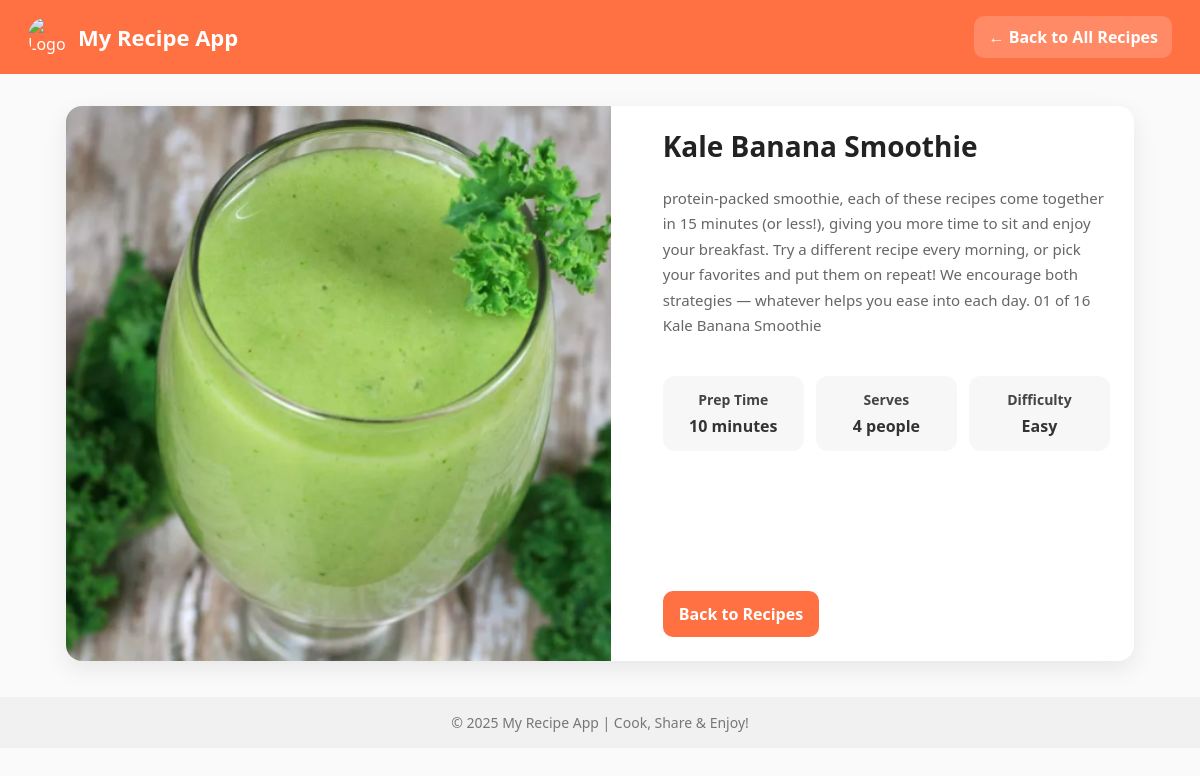
Screenshot of /detail_page/12/ with the database file from the repository.
### recipe_app/models.py (models this page shows)
class recipe_model(models.Model):
    recipe_name=models.CharField(max_length=20)
    description=models.TextField()
    image=models.ImageField(upload_to="recipes/")

### recipe_app/views.py (the view)
# urls.py: path("detail_page/<int:pk>/",views.detail_page,name="detail_page"),
def detail_page(request,pk):
    try:
        data=recipe_model.objects.get(pk=pk)
    except recipe_model.DoesNotExist:
        return HttpResponse("error",status=404)
    return render(request,"recipe_app/recipe_detail.html",{"data":data})

### recipe_app/templates/recipe_app/recipe_detail.html (shortened to what this page needs)
{% load static %}
<!DOCTYPE html>
<html lang="en">
<head>
  <link rel="stylesheet" href={% static 'recipe_app/recipe_detail.css' %} />
</head>
<body>
  <header class="header">
    <div class="logo">
      <img src="https://img.icons8.com/ios-filled/50/ffffff/chef-hat.png" alt="Logo">
      <h1>My Recipe App</h1>
    </div>
    <nav class="nav">
      <a class="btn btn-light" href="recipe_list.html">← Back to All Recipes</a>
    </nav>
  </header>
  <main class="container">
    <article class="detail-card">
      <div class="media">
        <img src="{{data.image.url}}" alt="{{data.name}}">
      </div>
      <div class="content">
        <h2 class="title">{{data.recipe_name}}</h2>
        <p class="description">
          {{data.description}}
        </p>
        <div class="info-grid">
          <div class="info">
            <h4>Prep Time</h4>
            <p>10 minutes</p>
          </div>
          <div class="info">
            <h4>Serves</h4>
            <p>4 people</p>
          </div>
          <div class="info">
            <h4>Difficulty</h4>
            <p>Easy</p>
          </div>
        </div>
        <div class="actions">
          <a href="{% url "view_recipe_page" %}" class="btn">Back to Recipes</a>
        </div>
      </div>
    </article>
  </main>
  <footer class="footer">
    © 2025 My Recipe App | Cook, Share & Enjoy!
  </footer>
</body>
</html>

### recipe_app/static/recipe_app/recipe_detail.css (style rules this page uses)
:root { --brand:#ff7043; --brand-dark:#e85c2d; --text:#333; --muted:#666; --bg:#fafafa; --card:#fff; --shadow:0 8px 24px rgba(0,0,0,.08); --radius:16px; }
* { box-sizing:border-box }
body { margin:0; font-family: 'Segoe UI', Tahoma, Geneva, Verdana, sans-serif; color:var(--text); background:var(--bg); }
.header { background:var(--brand); color:#fff; padding:16px 28px; display:flex; align-items:center; justify-content:space-between; }
.logo { display:flex;align-items:center;gap:10px }
.logo img { width:40px;height:40px;border-radius:50% }
.logo h1 { margin:0;font-size:22px;font-weight:700 }
.nav .btn-light { background:rgba(255,255,255,.18); color:#fff; padding:10px 14px; border-radius:10px; text-decoration:none; font-weight:600; transition:.25s; }
.container { max-width:1100px; margin:32px auto; padding:0 16px; }
.detail-card { display:grid; grid-template-columns: 1.1fr 1fr; gap:28px; background:var(--card); border-radius:var(--radius); box-shadow:var(--shadow); overflow:hidden; }
.media img { width:100%; height:100%; max-height:640px; object-fit:cover; display:block; }
.content { padding:24px; display:flex; flex-direction:column; gap:14px; }
.title { margin:0; font-size:28px; line-height:1.2; color:#222; }
.description { color:var(--muted); line-height:1.7; font-size:15px; margin-top:8px; }
.info-grid { display:grid; grid-template-columns: repeat(3, 1fr); gap:12px; margin-top:8px; }
.info { background:#f7f7f7; border-radius:12px; padding:14px; text-align:center; }
.info h4 { margin:0 0 6px; font-size:14px; color:#444; }
.info p { margin:0; font-weight:700; }
.actions { margin-top:auto }
.btn { display:inline-block; background:var(--brand); color:#fff; text-decoration:none; padding:12px 16px; border-radius:10px; font-weight:700; transition:.25s; }
.footer { text-align:center; padding:16px; margin-top:36px; background:#f1f1f1; color:#777; font-size:14px; }

### rows the page displays
recipe_model: image (picture), recipe_name "Kale Banana Smoothie", description "protein-packed smoothie, each of these recipes come together in 15 minutes (or less!), giving you more time to sit and enjoy your breakfast. Try a different recipe every morning, or pick your favorites and put them on repeat! We encourage both strategies — whatever helps you ease into each day. 01 of 16 Kale Banana Smoothie"
